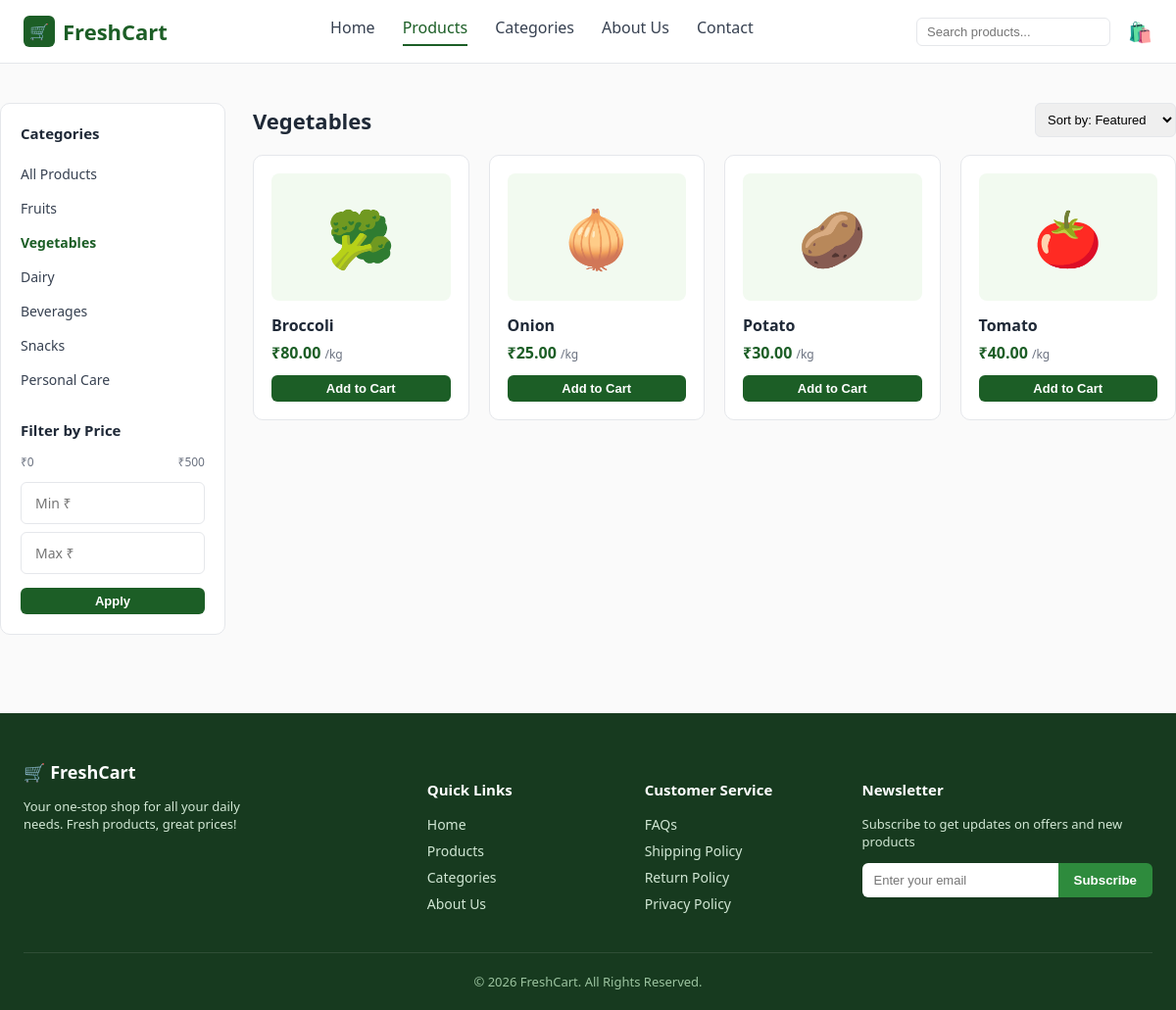
The app's page /products/?category=vegetables with its own data.
### store/models.py (models this page shows, shortened)
class Category(models.Model):
    name = models.CharField(max_length=100, unique=True)
    slug = models.SlugField(max_length=100, unique=True)
    icon = models.CharField(
        max_length=10, default='🛒',
        help_text='Emoji used as a lightweight icon (e.g. 🍎, 🥦, 🥛).'
    )
    order = models.PositiveIntegerField(default=0)
    class Meta:
        ordering = ['order', 'name']
        verbose_name_plural = 'Categories'
    def get_absolute_url(self):
        return reverse('store:product_list') + f'?category={self.slug}'

class Product(models.Model):
    UNIT_CHOICES = [
        ('kg', 'kg'),
        ('dozen', 'dozen'),
        ('ltr', 'ltr'),
        ('pack', 'pack'),
        ('pc', 'pc'),
    ]
    category = models.ForeignKey(Category, related_name='products', on_delete=models.CASCADE)
    name = models.CharField(max_length=150)
    slug = models.SlugField(max_length=160, unique=True)
    emoji = models.CharField(
        max_length=10, default='🛒',
        help_text='Emoji shown as the product image placeholder.'
    )
    image = models.ImageField(upload_to='products/', blank=True, null=True)
    price = models.DecimalField(max_digits=8, decimal_places=2)
    unit = models.CharField(max_length=10, choices=UNIT_CHOICES, default='kg')
    description = models.TextField(blank=True)
    stock = models.PositiveIntegerField(default=100)
    is_featured = models.BooleanField(default=False, help_text='Show on Best Selling Products (home page).')
    created_at = models.DateTimeField(auto_now_add=True)
    class Meta:
        ordering = ['name']
    def get_absolute_url(self):
        return reverse('store:product_detail', args=[self.slug])

### store/views.py (the view)
# urls.py: path('products/', views.product_list, name='product_list'),
def product_list(request):
    categories = Category.objects.all()
    products = Product.objects.select_related('category').all()
    category_slug = request.GET.get('category')
    active_category = None
    if category_slug and category_slug != 'all':
        active_category = get_object_or_404(Category, slug=category_slug)
        products = products.filter(category=active_category)
    query = request.GET.get('q')
    if query:
        products = products.filter(name__icontains=query)
    min_price = request.GET.get('min_price')
    max_price = request.GET.get('max_price')
    if min_price:
        products = products.filter(price__gte=Decimal(min_price))
    if max_price:
        products = products.filter(price__lte=Decimal(max_price))
    sort = request.GET.get('sort')
    if sort == 'price_asc':
        products = products.order_by('price')
    elif sort == 'price_desc':
        products = products.order_by('-price')
    elif sort == 'name':
        products = products.order_by('name')
    paginator = Paginator(products,8)
    page_number = request.GET.get('page', 1)
    page_obj = paginator.get_page(page_number)
    context = {
        'categories': categories,
        'active_category': active_category,
        'page_obj': page_obj,
        'products': page_obj.object_list,
        'query': query or '',
        'min_price': min_price or '',
        'max_price': max_price or '',
    }
    return render(request, 'store/products.html', context)

### store/cart.py (called while the page is built)
    def __len__(self):
        return sum(item['quantity'] for item in self.cart.values())

    def get_total_price(self):
        return sum(Decimal(item['price']) * item['quantity'] for item in self.cart.values())

### store/context_processors.py (called while the page is built)
def cart_summary(request):
    cart = Cart(request)
    return {
        'cart_item_count': len(cart),
        'cart_total_price': cart.get_total_price(),
    }

### store/templates/store/products.html (shortened to what this page needs)
{% extends "store/base.html" %}
{% block content %}
<div class="container section">
  <div class="layout-with-sidebar">
    <aside class="sidebar">
      <h3>Categories</h3>
      <ul>
        <li><a href="{% url 'store:product_list' %}" class="{% if not active_category %}active{% endif %}">All Products</a></li>
        {% for category in categories %}
        <li><a href="{{ category.get_absolute_url }}" class="{% if active_category.id == category.id %}active{% endif %}">{{ category.name }}</a></li>
        {% endfor %}
      </ul>
      <h3>Filter by Price</h3>
      <form method="get" class="price-filter">
        <div class="price-range-labels"><span>₹0</span><span>₹500</span></div>
        <input type="number" name="min_price" placeholder="Min ₹" value="{{ min_price }}" class="form-input" style="margin-bottom:8px;">
        <input type="number" name="max_price" placeholder="Max ₹" value="{{ max_price }}" class="form-input">
        <button type="submit" class="btn btn-primary btn-sm btn-block">Apply</button>
      </form>
    </aside>
    <div>
      <div class="toolbar">
        <h2 style="margin:0; font-size:22px;">{% if active_category %}{{ active_category.name }}{% else %}All Products{% endif %}</h2>
        <form method="get">
          <select name="sort" onchange="this.form.submit()" style="padding:8px; border:1px solid var(--border); border-radius:6px; font-size:13px;">
            <option value="">Sort by: Featured</option>
          </select>
        </form>
      </div>
      <div class="product-grid">
        {% for product in products %}
        <div class="product-card">
          <a href="{{ product.get_absolute_url }}">
            <div class="thumb">{{ product.emoji }}</div>
            <h3>{{ product.name }}</h3>
          </a>
          <div class="price">₹{{ product.price }} <small>/{{ product.unit }}</small></div>
          <form action="{% url 'store:cart_add' product.id %}" method="post" style="margin-top:auto">
            <button type="submit" class="btn btn-primary btn-block btn-sm">Add to Cart</button>
          </form>
        </div>
        {% empty %}
        <p>No products found.</p>
        {% endfor %}
      </div>
    </div>
  </div>
</div>
{% endblock %}

### store/static/store/css/style.css (style rules this page uses)
:root { --green-dark: #1c5e26; --green: #2e8b3d; --green-light: #e9f7e6; --green-pale: #f2faf0; --footer-bg: #173a1f; --text-dark: #1f2937; --text-muted: #6b7280; --border: #e5e7eb; --danger: #dc2626; --radius: 10px; --shadow: 0 2px 8px rgba(0, 0, 0, 0.06); }
* { box-sizing: border-box; }
body { margin: 0; font-family: "Segoe UI", Roboto, Helvetica, Arial, sans-serif; color: var(--text-dark); background: #fafafa; }
a { text-decoration: none; color: inherit; }
.container { max-width: 1200px; margin: 0 auto; padding: 0 24px; }
.btn { display: inline-flex; align-items: center; justify-content: center; gap: 6px; padding: 10px 22px; border-radius: 6px; font-weight: 600; font-size: 14px; border: none; cursor: pointer; }
.btn-primary { background: var(--green-dark); color: #fff; }
.btn-block { width: 100%; }
.btn-sm { padding: 6px 14px; font-size: 13px; }
.section { padding: 40px 0; }
.product-grid { display: grid; grid-template-columns: repeat(4, 1fr); gap: 20px; }
.product-card { background: #fff; border: 1px solid var(--border); border-radius: var(--radius); padding: 18px; text-align: left; display: flex; flex-direction: column; }
.product-card .thumb { background: var(--green-pale); border-radius: 8px; height: 130px; display: flex; align-items: center; justify-content: center; font-size: 56px; margin-bottom: 14px; }
.product-card h3 { font-size: 16px; margin: 0 0 6px; }
.product-card .price { color: var(--green-dark); font-weight: 700; margin-bottom: 12px; }
.product-card .price small { color: var(--text-muted); font-weight: 400; font-size: 12px; }
.layout-with-sidebar { display: grid; grid-template-columns: 230px 1fr; gap: 28px; align-items: start; }
.sidebar { background: #fff; border: 1px solid var(--border); border-radius: var(--radius); padding: 20px; }
.sidebar h3 { font-size: 15px; margin: 0 0 14px; }
.sidebar ul { list-style: none; padding: 0; margin: 0 0 24px; }
.sidebar li a { display: block; padding: 8px 0; font-size: 14px; color: #374151; }
.sidebar li a.active, .sidebar li a:hover { color: var(--green-dark); font-weight: 600; }
.price-range-labels { display: flex; justify-content: space-between; font-size: 12px; color: var(--text-muted); margin-bottom: 12px; }
.toolbar { display: flex; justify-content: space-between; align-items: center; margin-bottom: 18px; }
.form-input { width: 100%; padding: 11px 14px; border: 1px solid var(--border); border-radius: 6px; margin-bottom: 14px; font-size: 14px; font-family: inherit; }

### records on screen
Category: name "Fruits"
Category: name "Vegetables"
Category: name "Dairy"
Category: name "Beverages"
Category: name "Snacks"
Category: name "Personal Care"
Product: emoji "🥦", name "Broccoli", price "80.00", unit "kg"
Product: emoji "🧅", name "Onion", price "25.00", unit "kg"
Product: emoji "🥔", name "Potato", price "30.00", unit "kg"
Product: emoji "🍅", name "Tomato", price "40.00", unit "kg"
